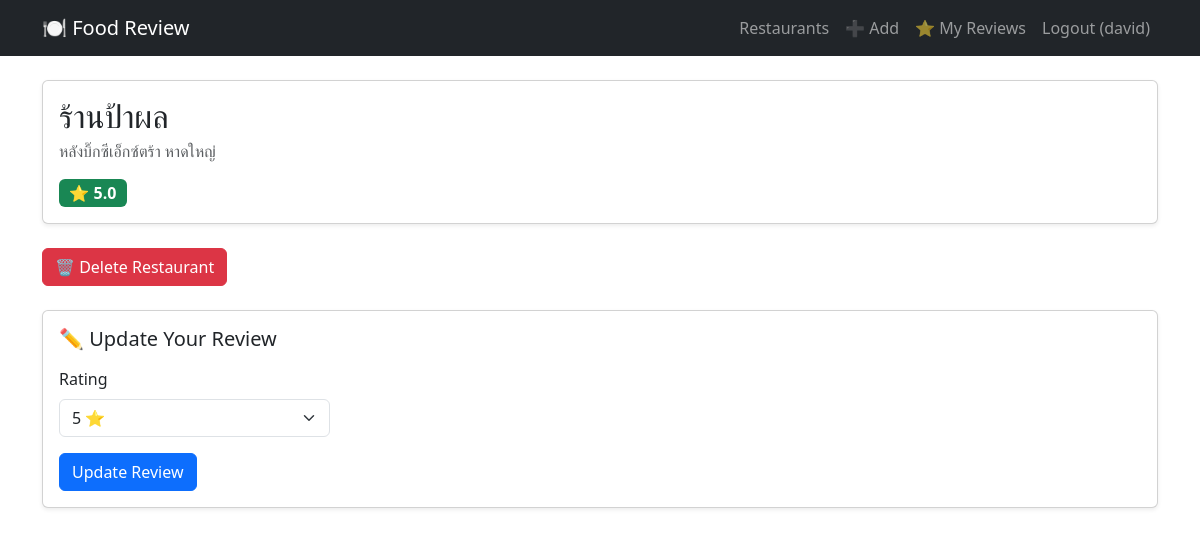
The page /restaurants/1 (signed in) on the database its author committed.
### app.py (models this page shows)
class Restaurant(db.Model):
    id = db.Column(db.Integer, primary_key=True)
    name = db.Column(db.String(100), nullable=False)
    location = db.Column(db.String(200))
    description = db.Column(db.Text)
    reviews = db.relationship(
        "Review",
        backref="restaurant",
        cascade="all, delete",
        lazy=True
    )
    def avg_rating(self):
        if not self.reviews:
            return None
        return round(sum(r.rating for r in self.reviews) / len(self.reviews), 1)

class Review(db.Model):
    id = db.Column(db.Integer, primary_key=True)
    rating = db.Column(db.Integer, nullable=False)
    restaurant_id = db.Column(
        db.Integer,
        db.ForeignKey("restaurant.id"),
        nullable=False
    )
    user_id = db.Column(
        db.Integer,
        db.ForeignKey("user.id"),
        nullable=False
    )

### app.py (the view)
@app.route("/restaurants/<int:id>")
def restaurant_detail(id):
    restaurant = Restaurant.query.get_or_404(id)
    user_review = None
    if "user_id" in session:
        user_review = Review.query.filter_by(
            restaurant_id=id,
            user_id=session["user_id"]
        ).first()
    return render_template(
        "restaurant_detail.html",
        restaurant=restaurant,
        user_review=user_review
    )

### templates/restaurant_detail.html (shortened to what this page needs)
{% extends "base.html" %}
{% block content %}
<div class="card shadow-sm mb-4">
  <div class="card-body">
    <h2 class="mb-1">{{ restaurant.name }}</h2>
    <p class="text-muted mb-2">{{ restaurant.location }}</p>
    {% if restaurant.avg_rating() %}
      <span class="badge bg-success fs-6">
        ⭐ {{ restaurant.avg_rating() }}
      </span>
    {% else %}
      <span class="badge bg-secondary fs-6">
        No ratings yet
      </span>
    {% endif %}
  </div>
</div>
{% if session.get("user_id") and user_review %}
<div class="mb-4">
  <form method="post"
        action="/restaurants/{{ restaurant.id }}/delete"
        onsubmit="return confirm('Are you sure you want to delete this restaurant?')">
    <button class="btn btn-danger">
      🗑️ Delete Restaurant
    </button>
  </form>
</div>
{% endif %}
<div class="card shadow-sm">
  <div class="card-body">
    {% if session.get("user_id") %}
      <h5 class="mb-3">
        {% if user_review %}
          ✏️ Update Your Review
        {% else %}
          ⭐ Add Your Review
        {% endif %}
      </h5>
      <form method="post" action="/restaurants/{{ restaurant.id }}/review">
        <div class="mb-3">
          <label class="form-label">Rating</label>
          <select name="rating" class="form-select w-25" required>
            {% for i in range(1, 6) %}
              <option value="{{ i }}"
                {% if user_review and user_review.rating == i %}
                  selected
                {% endif %}
              >
                {{ i }} ⭐
              </option>
            {% endfor %}
          </select>
        </div>
        <button type="submit" class="btn btn-primary">
          {% if user_review %}
            Update Review
          {% else %}
            Submit Review
          {% endif %}
        </button>
      </form>
    {% else %}
      <p class="text-muted mb-0">
        🔒 Please <a href="/login">login</a> to review this restaurant.
      </p>
    {% endif %}
  </div>
</div>
{% endblock %}

### rows shown on the page
Restaurant: name "ร้านป้าผล", location "หลังบิ๊กซีเอ็กซ์ตร้า หาดใหญ่"
Review: avg_rating "5.0", rating "5 ⭐"

### other values the page prints
{{ session.get("username") }} "david"
